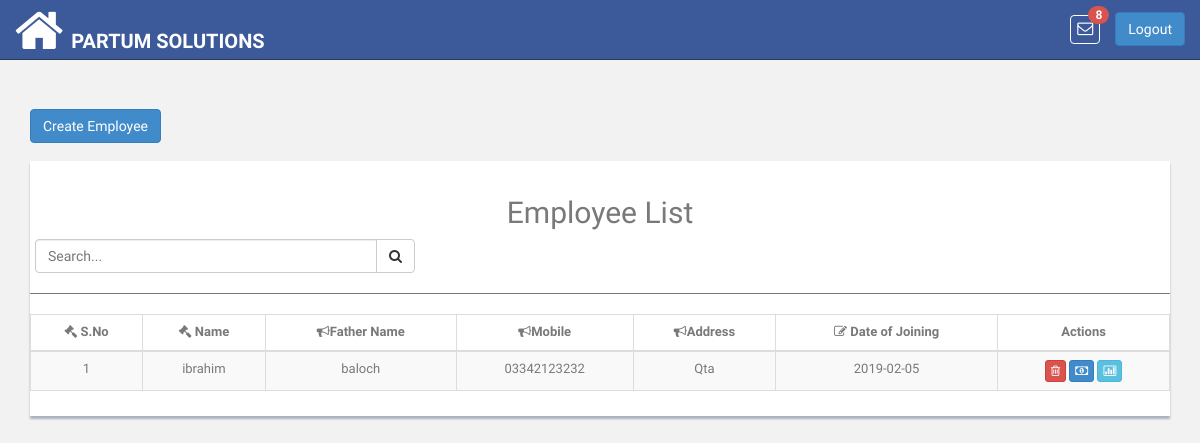
Screenshot of /employee/list/ (signed in) with the database file from the repository.
### pis_retailer/models.py (models this page shows, shortened)
class RetailerUser(models.Model):
    ROLE_TYPE_OWNER = 'owner'
    ROLE_TYPE_DATA_ENTRY_USER = 'data_entry_user'
    ROLE_TYPE_SALESMAN = 'salesman'
    ROLE_TYPE_VIEW_ACCOUNT = 'account_viewer'
    ROLE_TYPE_LEDGER_VIEW = 'ledger_viewer'
    ROLE_TYPES = (
        (ROLE_TYPE_OWNER, 'Owner'),
        (ROLE_TYPE_DATA_ENTRY_USER, 'Data Entry User'),
        (ROLE_TYPE_SALESMAN, 'Salesman'),
        (ROLE_TYPE_VIEW_ACCOUNT, 'Account Viewer'),
        (ROLE_TYPE_LEDGER_VIEW, 'Ledger Viewer'),
    )
    user = models.OneToOneField(User, related_name='retailer_user',on_delete=models.CASCADE)
    retailer = models.ForeignKey(Retailer, related_name='u_retailer',on_delete=models.CASCADE)
    role_type = models.CharField(
        max_length=100, choices=ROLE_TYPES, default=ROLE_TYPE_OWNER
    )

class Retailer(DatedModel):
    name = models.CharField(max_length=100)
    slug = models.SlugField(blank=False)
    package = models.CharField(max_length=200, null=True, blank=True)
    package_price = models.CharField(max_length=200, null=True, blank=True)
    package_expiry = models.DateField(blank=True, null=True)
    logo = models.ImageField(
        upload_to='images/retailer/logo/', max_length=1024,
        blank=True, null=True
    )

### pis_employees/models.py (models this page shows, shortened)
class Employee(models.Model):
    name=models.CharField(max_length=100, null=True, blank=True)
    father_name=models.CharField(max_length=100, null=True, blank=True)
    cnic=models.CharField(max_length=100, null=True, blank=True)
    mobile=models.CharField(max_length=100, null=True, blank=True)
    address=models.CharField(max_length=100, null=True, blank=True)
    date_of_joining=models.CharField(max_length=100,null=True, blank=True)

### pis_employees/views.py (the view)
class EmployeeListView(ListView):
    template_name = 'employee/employee_list.html'
    model = Employee
    paginate_by = 150
    is_paginated = True
    def get_queryset(self):
        query_set = Employee.objects.all().order_by('-date_of_joining')
        return query_set

### pis_com/templatetags/template_tags.py (called while the page is built)
@register.simple_tag
def product_notifications(retailer_id):
    return Product.objects.filter(retailer__id=retailer_id)

### pis_product/models.py (called while the page is built)
    def product_available_items(self):
        try:
            obj_stock_in = self.stockin_product.aggregate(Sum('quantity'))
            stock_in = float(obj_stock_in.get('quantity__sum'))
        except:
            stock_in = 0
        try:
            obj_stock_out = self.stockout_product.aggregate(
                Sum('stock_out_quantity'))
            stock_out = float(obj_stock_out.get('stock_out_quantity__sum'))
        except:
            stock_out = 0
        return  stock_in - stock_out

### templates/employee/employee_list.html (shortened to what this page needs)
{% extends 'base.html' %}
{% block content %}
<div class="container">
    <div class="row">
        <div class="col-lg-12">
            <br>
            <a href="{% url 'employee:add_new_employee' %}"><button type="button" id="empolyee" class="btn btn-primary" id="load" data-loading-text="<i class='fa fa-circle-o-notch fa-spin'></i>Processing">Create Employee</button></a>
            <br><br>
            <div class="content-panel table-responsive">
                <h2 class="text-center">Employee List</h2><div class="input-group custom-search-form col-md-4" style="left: 5px">
                <input type="text" class="form-control search-order" placeholder="Search...">
                <span class="input-group-btn">
                        <button class="btn btn-default" type="button">
                            <i class="fa fa-search"></i>
                        </button>
                    </span>
            </div>
                <hr>
                <table class="table table-striped table-advance table-hover item-table table-bordered">
                    <thead>
                    <tr>
                        <th class="text-center"><i class="fa fa-gavel"></i> S.No</th>
                        <th class="text-center"><i class="fa fa-gavel"></i> Name</th>
                        <th class="text-center"><i class="fa fa-bullhorn"></i>Father Name</th>
                        <th class="text-center"><i class="fa fa-bullhorn"></i>Mobile</th>
                        <th class="text-center"><i class="fa fa-bullhorn"></i>Address</th>
                        <th class="text-center"><i class=" fa fa-edit"></i> Date of Joining</th>
                        <th class="text-center">Actions</th>
                    </tr>
                    </thead>
                    <tbody class="order-table-body text-center">
                    {% for employee in object_list %}
                    <tr>
                        <td>{{ forloop.counter }}</td>
                        <td>{{ employee.name }}</td>
                        <td>{{ employee.father_name }}</td>
                        <td>{{ employee.mobile }}</td>
                        <td>{{ employee.address }}</td>
                        <td>{{ employee.date_of_joining }}</td>
                        <td>
                            <a href="{% url 'employee:delete_employee' pk=employee.id %}"><button class="btn btn-danger btn-xs" title="Delete"><i class="fa  fa-trash-o"></i></button></a>
                            <a href="{% url 'employee:employee_salary' pk=employee.pk %}"><button class="btn btn-primary btn-xs" title="Salary"><i class="fa  fa-money"></i></button></a>
                            <a href="{% url 'employee:employee_salary_detail' pk=employee.pk %}"><button class="btn btn-info btn-xs" title="Employee Salary Record"><i class="fa fa-bar-chart-o"></i></button></a>
                        </td>
                    </tr>
                    {% endfor %}
                    </tbody>
                </table>
            </div>
        </div>
    </div>
</div>
{% endblock %}

### templates/base.html (shortened to what this page needs)
<!DOCTYPE html>
<html lang="en" xmlns="http://www.w3.org/1999/html">
{% load static %}
{% load template_tags %}
<head>
    <link href="{% static 'css/bootstrap.css' %}" rel="stylesheet">
    <link href="{% static 'font-awesome/css/font-awesome.css' %}" rel="stylesheet" />
    <link rel="stylesheet" type="text/css" href="{% static 'css/zabuto_calendar.css' %}">
    <link rel="stylesheet" type="text/css" href="{% static 'js/gritter/css/jquery.gritter.css' %}" />
    <link rel="stylesheet" type="text/css" href="{% static 'lineicons/style.css' %}">
    <link href="{% static 'css/style.css' %}" rel="stylesheet">
    <link href="{% static 'css/style-responsive.css' %}" rel="stylesheet">
    <link href="{% static 'css/profileImage.css' %}" rel="stylesheet" type="text/css"/>
    <link href="{% static 'css/sweetalert2.min.css' %}" rel="stylesheet" />
</head>
<body>
<section id="container" >
    <header class="header black-bg">
        <a href="{% url 'index' %}" class="home_icon" style="float:left"><i class="fa fa-home fa-4x" aria-hidden="true"></i></a>
        <a href="{% url 'index' %}" class="logo"><b>{{ request.user.retailer_user.retailer.name }}</b></a>
        <div class="right_div">
            <div class="nav notify-row" id="top_menu">
                {% product_notifications retailer_id=request.user.retailer_user.retailer.id as p_n %}
                <ul class="nav top-menu">
                    <li id="header_inbox_bar" class="dropdown">
                        <a data-toggle="dropdown" class="dropdown-toggle msg" href="index.html#">
                            <i class="fa fa-envelope-o"></i> <span class="badge badge-danger notification_count" style="background: #d9534f"></span>
                        </a>
                    </li>
                </ul>
            </div>
            <div class="top-menu">
                <a tabindex="logout" class="btn btn-primary" href="{% url 'logout' %}" style="margin-top: 12px;">Logout</a>
            </div>
        </div>
    </header>
    <section class="wrapper">
        {% block content %}{% endblock %}
    </section>
</section>
</body>
</html>

### app_static/css/style.css (style rules this page uses)
body { color: #797979; background: #f2f2f2; font-family: 'Ruda', sans-serif; padding: 0px !important; margin: 0px !important; font-size:13px; }
ul li { list-style: none; }
a, a:hover, a:focus { text-decoration: none; outline: none; }
#container { width: 100%; height: 100%; }
hr { margin-top: 20px; margin-bottom: 20px; border: 0; border-top: 1px solid #797979; }
.header, .footer { min-height: 60px; padding: 0 15px; }
.header { position: fixed; left: 0; right: 0; z-index: 1002; }
.black-bg { background: #3C5A99; border-bottom: 1px solid #2B3D4A; }
.wrapper { display: inline-block; margin-top: 90px; padding-left: 15px; padding-right: 15px; padding-bottom: 15px; padding-top: 0px; width: 100%; }
a.logo { font-size: 20px; color: #ffffff; float: left; margin-top: 27px; text-transform: uppercase; }
a.logo b { font-weight: 900; }
#top_menu .nav > li, ul.top-menu > li { float: left; }
.notify-row { float: left; margin-top: 15px; margin-left: 92px; }
ul.top-menu > li > a { color: #666666; font-size: 16px; border-radius: 4px; -webkit-border-radius: 4px; border:1px solid #68dff0; padding: 2px 6px; margin-right: 15px; }
.notify-row .badge { position: absolute; right: -10px; top: -10px; z-index: 100; }
.content-panel { background: #ffffff; box-shadow: 0px 3px 2px #aab2bd; padding-top: 15px; padding-bottom: 5px; }

### templates/base.html (style rules this page uses)
.msg { color: #fff !important; border:none !important; border: 1px solid #fff !important; }
.right_div { float:right; }
.notify-row { margin-left: -45px !important; }
.home_icon { float:left; color:#fff; margin-right:8px; margin-top:5px; }

### rows the page displays
Employee: name "ibrahim", father_name "baloch", mobile "03342123232", address "Qta", date_of_joining "2019-02-05"

### other values shown
{{ request.user.retailer_user.retailer.name }} "PARTUM SOLUTIONS"
